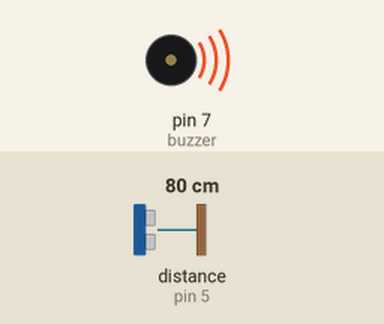
Recording of a sketch running on a simulated Arduino Uno, built with avr-gcc and run on an emulated ATmega328P. Parts: buzzer (waves = sounding). Wiring (inferred from the names in the program): ultrasonic range finder: trigger pin 6; echo pin 5. The test bench sets the inputs (shaded band); at power-on: distance to the obstacle (sensor on pin 5) 80 cm. The echo pulse lasts 58.3 µs per cm.

Above: at 1.8 s.
1.9 s: distance to the obstacle (sensor on pin 5) set to 98 cm
6.0 s: distance to the obstacle (sensor on pin 5) set to 104 cm
At 6.3 s:
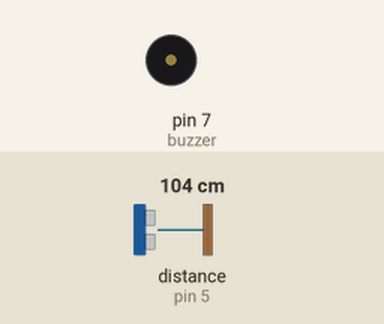
7.5 s: distance to the obstacle (sensor on pin 5) set to 2 cm
At 8.3 s:
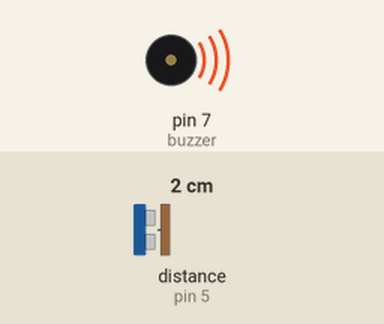
11.6 s: distance to the obstacle (sensor on pin 5) set to 120 cm
Timing chart, 0 to 14.6 s (numbered marks = the images above; inputs shaded):
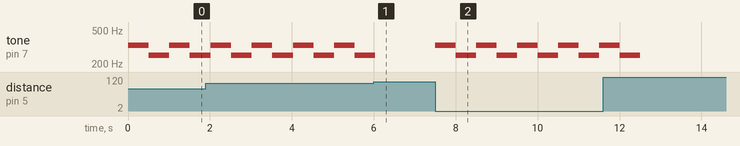

The sketch:

04.security_system.ino
```cpp
#define trig 6
#define echo 5
#define buzzer 7
float duration;
float distance;

void setup() {
  pinMode(trig, OUTPUT);
  pinMode(echo, INPUT);
  pinMode(buzzer, OUTPUT);
  Serial.begin(9600);
}


void loop() {
  digitalWrite(trig, LOW);
  delayMicroseconds(2);
  digitalWrite(trig, HIGH);
  delayMicroseconds(10);
  digitalWrite(trig, LOW);
  duration = pulseIn(echo, HIGH);
  distance = duration * 0.034 / 2;

  if(distance < 100) {
    tone(buzzer, 330);
    delay(500);
    noTone(buzzer);
    tone(buzzer, 252);
    delay(500);
    noTone(buzzer);
  }
  else {
    noTone(buzzer);
  }
}
```

Measured:
- the behaviour switches between 101 and 102 cm on distance to the obstacle (sensor on pin 5) (found by bisection; images 0 and 1)
- after the input at 7.5 s, tone on pin 7 (buzzer): alternates 330 Hz for 0.50 s and 252 Hz for 0.50 s, starting at once
- by itself, tone on pin 7 (buzzer): alternates 330 Hz for 0.50 s and 252 Hz for 0.51 s
